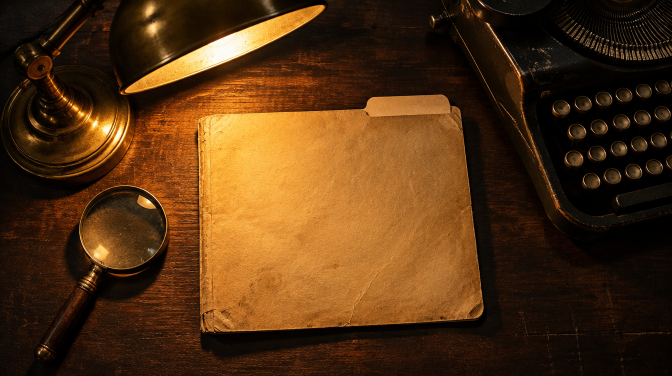
#> input picture assets/img/desk.png, 1344 x 752 px (shown at 1/2 size)
$ python -i effects.py   (imports and definitions only)
#> lines starting #> are read from the running program, lines starting #| are printed output that depends on the picture
### engine/dio_fx.py
"""3D-Diorama-Effekte für Goldsmith (spec-Kinds, siehe effects.py):

  ["earthzoom", anchor, {"map": "map.png", "pin": [0.62, 0.2], "label": ["AGORDO, ITALY", "1961"],
                         "aerial": "dio/aerial", "room": "dio/workshop", "dur": "scene"}]
      Earth Zoom: Karte auf dem Ermittlertisch -> roter Pin -> Flug durch Wolken -> Luftaufnahme sinkt bis vors
      Fenster -> warmes Aufblenden -> Innenraum-Szene. "room" optional. map: Datei in a/ (Repo assets/img) oder img/.
      pin = Position auf der Karte (Anteile 0..1 des Kartenbildes).

  ["dio", anchor, {"clip": "dio/street", "caption": "NEW YORK · 2001", "stamp": "WITNESSED", "dur": "scene",
                   "post": {"focus": 0.5}, "amb": "amb_street"}]
      Polaroid-Zoom: Pinnwand mit Polaroid -> Kamera fährt ins Foto -> Foto wird lebendig (3D-Szene) ->
      am Ende friert das Bild ein, wird wieder Polaroid, Stempel. "stamp" optional ("" = ohne Rückweg-Stempel).

Clips = Ordner mit Blender-Frames f_####.png + meta.json (engine/diorama), Pfad relativ zum Arbeitsordner v3/.
"dur": Sekunden oder "scene" (= bis Szenenende). Die Clips laufen in Echtzeit (24 fps); ist die Szene länger,
wird der Clip leicht verlangsamt (min. 0.65x) und hält dann das letzte Bild.
Sound: nur Geräusche, die man sieht – die Blender-Szene hängt sie an Objekte (dio.sound, automatisch bei drive/walk),
cues.py mischt sie nach Entfernung/Bildposition. Raumklang ("amb", optional) nur sehr leise. Polaroid: Kamera-Klick rein,
Stempel raus. Musik wird in 3D-Szenen leicht abgesenkt (meta "ducks").
"""
import os, sys, math, numpy as np, cv2
from PIL import Image, ImageDraw, ImageFont, ImageFilter
sys.path.insert(0, os.path.join(os.path.dirname(os.path.abspath(__file__)), "diorama"))
for _p in ("diorama", "../diorama"):
    if os.path.isdir(_p) and _p not in sys.path: sys.path.insert(0, _p)
import post as P

W, H = 1920, 1080
CLIP_FPS = 24
F = os.path.expanduser("~/.fonts"); TYPE = f"{F}/SpecialElite.ttf"; ANTON = f"{F}/Anton.ttf"
RED = (205, 25, 35); INK = (28, 22, 18); IVORY = (242, 234, 216)
_C = {}; _PP = {}


def ease(s): s = min(max(s, 0), 1); return s*s*(3-2*s)
def eout(s): s = min(max(s, 0), 1); return 1-(1-s)**3
def ein(s): s = min(max(s, 0), 1); return s**3
# [13 lines left out: functions font, view, not called in this run]


def clip_dur(clip):
    return P.nframes(clip)/CLIP_FPS


# [69 lines left out: functions clip_frame, typed_label, stamp_img, stamp, clouds, cloud_pass, not called in this run]


def warm_flash(fr, k):
    if k <= 0: return fr
    return np.clip(fr.astype(np.float32)*(1+0.6*k) + np.array([255, 196, 120], np.float32)*k*0.9, 0, 255).astype(np.uint8)


# ======================================================================== Earth Zoom
A_DUR = 5.1     # Kartenphase (Laurin 17.11.: Zoom langsamer, so lang wie der Riser zoom_riser; vorher 2.6)


# [55 lines left out: function earthzoom, not called in this run]


def clip_rate(clip, need):
    cd = clip_dur(clip); return 1.0 if need <= cd else max(0.65, cd/need)


# [26 lines left out: functions cue_event, earthzoom_sounds, not called in this run]


# ======================================================================== Polaroid-Zoom
IN_DUR = 1.5; OUT_DUR = 1.1


# [24 lines left out: function board_with_polaroid, not called in this run]


def faded(fr):
    x = fr.astype(np.float32); g = x.mean(2, keepdims=True); x = g+(x-g)*0.55
    x = x*np.array([1.05, 0.98, 0.86])+np.array([18, 12, 4]); return np.clip(x, 0, 255).astype(np.uint8)


def rot_img(fr, ang, z):
    M = cv2.getRotationMatrix2D((W/2, H/2), ang, z); return cv2.warpAffine(fr, M, (W, H), borderMode=cv2.BORDER_REFLECT)


# [41 lines left out: functions dio, dio_sounds, not called in this run]

### engine/effects.py
"""Vollbild-Effekte für part2.py (spec-Kinds). Jeder Effekt: render(t, T, params, ctx) -> (frame_rgb, layer_rgba).
Kinds in spec.json (Anker = Startzeitpunkt, Dauer standardmäßig 4.5 s):
  ["doc", anchor, {"title": "CONFIDENTIAL — INTERNAL MEMO", "lines": [...], "hl": [3, 4]}]      Dokument-Zoom + Textmarker
  ["redact", anchor, {"top": "FILE NO. 001 — OWNER OF RECORD", "name": "LUXOTTICA", "bottom": "ITALY · 1961"}]   Schwärzung aufdecken
  ["chart", anchor, {"title": "OAKLEY SHARE PRICE · 1996", "dir": "down", "value": "-33%"}]      animiertes Diagramm
  ["route", anchor, {"points": [["FACTORY", 0.27, 0.6], ...], "map": "worldmap.png"}]   Landkarte mit Routen (Punkte in Bildschirm-Anteilen; map optional aus img/)
  ["split", anchor, {"left_img": 18, "right_img": 19, "left": "BEFORE", "right": "AFTER", "left_sub": "...", "right_sub": "..."}]
  ["news", anchor, {"date": "JUNE 2007", "h1": "EYEWEAR GIANT", "h2": "SWALLOWS RIVAL", "sub": "...", "stamp": "BREAKING"}]
  ["parallax", anchor, {}]   braucht img/N_fg.png (Higgsfield remove_background des Szenenbilds)
  ["photo", anchor, {"file": "real_x_1.jpg", "caption": ["NAME", "JAHR"], "style": "print"|"full"}]   echtes Foto (engine/sources.py),
      Bildnachweis automatisch aus img/credits.json unten links
  doc/news/chart: optional "source": "SEC FORM 20-F, 2018" / "REUTERS, 12 JUL 2018" -> Quellenzeile unten links.
      news = nur kurzes Zitat (Überschrift) im EIGENEN Layout, nie Logo/Screenshot des Mediums.
Übergänge (Film Burn / Glitch / Paper Wipe) wechseln automatisch an Schnitten (transition()).
Fakten in doc/news/chart müssen belegt sein (Quellen im Skript)!
"""
import os, math, random, numpy as np, cv2
from PIL import Image, ImageDraw, ImageFont, ImageFilter
W, H = 1920, 1080
F = os.path.expanduser("~/.fonts")
ANTON = f"{F}/Anton.ttf"; TYPE = f"{F}/SpecialElite.ttf"; SERIF = f"{F}/playfair-display-latin-700-normal.ttf"; SERIF4 = f"{F}/playfair-display-latin-400-normal.ttf"
INTER = "/usr/share/fonts/opentype/inter/Inter-SemiBold.otf"
GOLD = (222, 188, 104); IVORY = (242, 234, 216); RED = (205, 25, 35); INK = (28, 22, 18)
DUR = {"doc": 4.5, "redact": 4.0, "chart": 4.5, "route": 4.5, "split": 4.5, "news": 4.0, "parallax": 5.0}
_FC = {}
# [4 lines left out: function f, not called in this run]
def ease(s): s = min(max(s, 0), 1); return s*s*(3-2*s)
def eout(s): s = min(max(s, 0), 1); return 1-(1-s)**3
def empty(): return Image.new("RGBA", (W, H), (0, 0, 0, 0))
def load(p, w=W, h=H):
#> called with p = '../assets/img/desk.png', w = 1920, h = 1080
    im = Image.open(p).convert("RGB"); s = max(w/im.width, h/im.height); im = im.resize((int(im.width*s)+1, int(im.height*s)+1), Image.LANCZOS)
#> in load, im is the input picture: PIL image 1344x752 RGB; mean R, G, B 82.9, 50.2, 19.1
#> after `s = max(w / im.width, h / im.height)`: s = 1.44
    x, y = (im.width-w)//2, (im.height-h)//2; return np.asarray(im.crop((x, y, x+w, y+h)))
#> after `x, y = ((im.width - w) // 2, (im.height - h) // 2)`: x = 5; y = 0
#> after `return np.asarray(im.crop((x, y, x + w, y + h)))`:
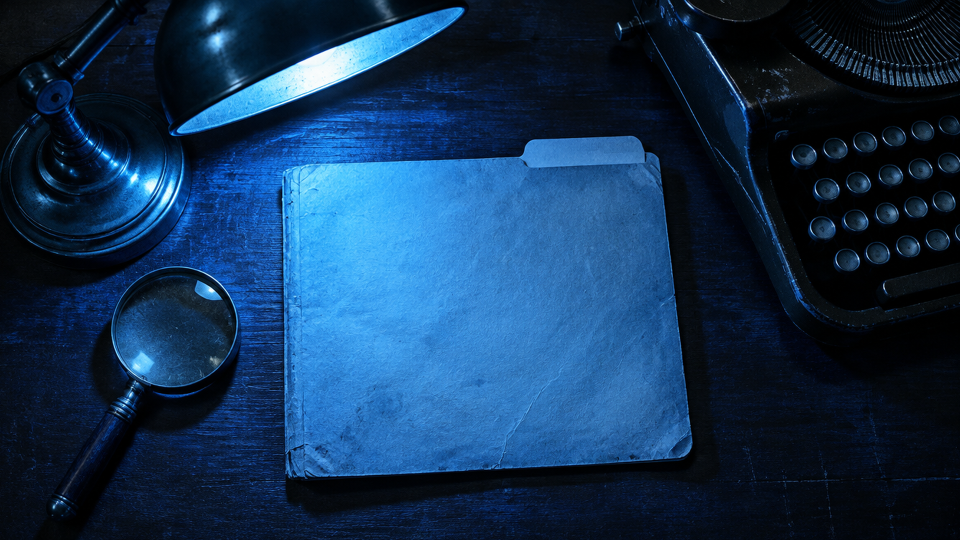
#> returned value: shape (1080, 1920, 3) (shown at 1/2 size); mean of channels 0, 1, 2 83.4, 50.5, 19.2; drawn as B, G, R
# [7 lines left out: function view, not called in this run]
_PAPER = {}
# [7 lines left out: function paper, not called in this run]
_CACHE = {}

# ---------- doc: Dokument-Zoom + Textmarker ----------
# [184 lines left out: functions doc, redact, chart, route, split, news and 4 more, not called in this run]

def _with_source(fn):
    # [4 lines left out: function w, not called in this run]
    return w

RENDER = {"doc": _with_source(doc), "redact": redact, "chart": _with_source(chart), "route": route, "split": split,
          "news": _with_source(news), "parallax": parallax, "photo": photo}
DUR["photo"] = 5.0

# ---------- endcard: Pflicht-Ende (Kommentar-Feld, Subscribe-Button, wackelnde Glocke) ----------
# [35 lines left out: function endcard, not called in this run]
RENDER["endcard"] = endcard; DUR["endcard"] = 6.0

# ---------- 3D-Diorama (engine/dio_fx.py): Earth Zoom + Polaroid-Zoom ----------
# [6 lines not run here, left out]
DUCK = ("earthzoom", "dio")   # Musik in 3D-Szenen leicht absenken (Raumklang hörbar)


# [6 lines left out: function dur_of, not called in this run]
SOUNDS = {"doc": [(0.05, "paper", 0.5), (1.6, "marker_stroke", 0.8), (2.2, "marker_stroke2", 0.8)],   # Laurins eigener Marker-Sound (17.11.)
          "redact": [(0.78, "paper_slide", 0.55), (1.38, "paper_slide", 0.65), (1.42, "sub_drop", 0.8), (2.18, "paper_slide", 0.55)],   # Laurin 17.11.: Paper-Slide je Balken
          "chart": [(0.15, "data_loading", 0.6), (2.7, "sub_drop", 1.0)],   # Laurin 17.11.: Data-Loading-Sound statt Herzschlag + Ticks
          "route": [(0.3, "pin_pop", 0.7), (1.3, "pin_pop", 0.7), (2.3, "pin_pop", 0.7), (0.5, "zip", 0.4), (1.5, "zip", 0.4)],   # Laurin 17.11.: Pop-Sound für Kartenpins
          "split": [(0.2, "whoosh", 0.3), (0.5, "slap", 0.6), (1.1, "coins", 0.8)],
          "news": [(0.0, "news_spin", 0.7), (1.25, "flash", 0.9), (2.05, "stamp", 1.0)],   # Laurins Zeitungs-Sound (17.11.)
          "parallax": [(0.1, "whoosh", 0.2)],
          "photo": [(0.0, "paper", 0.45)]}

SOUNDS["endcard"] = [(0.2, "paper_slide", 0.6), (1.45, "slap", 0.5), (2.6, "shutter", 0.6), (2.95, "service_bell", 0.55)]
# ---------- Übergänge an Schnitten ----------
TRANS = ["burn", None, "glitch", None, None, None]   # Laurin 16.11.: kein weißer Wipe-Balken mehr, Übergänge selten   # nicht jeder Schnitt bekommt einen Effekt
TSOUND = {"burn": ("film_projector", 0.6), "glitch": ("glitch", 0.8), "wipe": ("paper_tear", 0.6)}
def trans_kind(n, i): return TRANS[(n*7+i*3) % len(TRANS)]
# [14 lines left out: function transition, not called in this run]

# ---------- animierte Daten-Grafiken (engine/graphics.py) ----------
import graphics as _G
# [1 line that did not run here, left out]

# Endkarte: Frage tippt sich mit Tastatursound ein (Laurin 17.11.), dazu die festen Sounds aus SOUNDS["endcard"]
# [6 lines left out: function _endcard_keys, not called in this run]
# [1 line that did not run here, left out]

# Landkarte: Ortsnamen tippen sich mit Tastatursound ein (Laurin 17.11.), Schrift 18 Zeichen/s ab Pin + 0,3 s
# [7 lines left out: function _route_keys, not called in this run]
# [1 line that did not run here, left out]

# ---------- 2D-Motion-Graphics (engine/motion_fx.py, Remotion) – Erweiterung aus der ANOM-Stilprobe (23.11.2026) ----------
try:
    import motion_fx as MX
    RENDER["motion"] = MX.motion; DUR["motion"] = 5.0; SOUNDFN["motion"] = MX.motion_sounds
except Exception as _e:
    print("motion_fx nicht geladen:", _e)

>>> result = load('../assets/img/desk.png')
